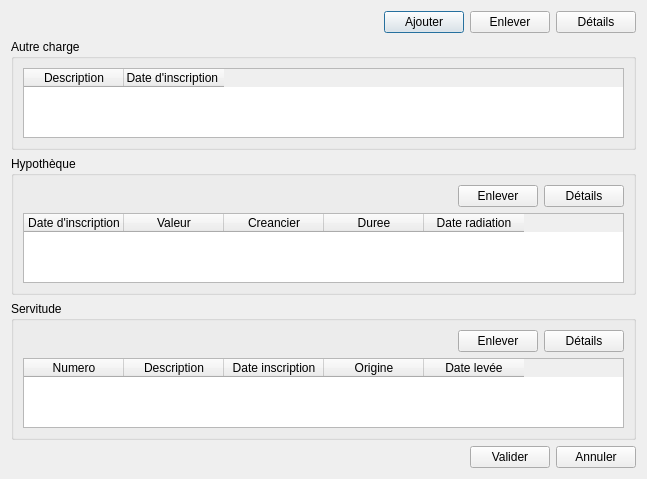
<?xml version="1.0" encoding="UTF-8"?>
<ui version="4.0">
 <class>Dialog</class>
 <widget class="QDialog" name="Dialog">
  <property name="geometry">
   <rect>
    <x>0</x>
    <y>0</y>
    <width>647</width>
    <height>468</height>
   </rect>
  </property>
  <property name="windowTitle">
   <string>Charge</string>
  </property>
  <property name="windowIcon">
   <iconset resource="../icons.qrc">
    <normaloff>:/std/icone/coins-icon.png</normaloff>:/std/icone/coins-icon.png</iconset>
  </property>
  <layout class="QVBoxLayout" name="verticalLayout_2">
   <item>
    <layout class="QVBoxLayout" name="verticalLayout">
     <item>
      <layout class="QHBoxLayout" name="horizontalLayout_2">
       <item>
        <spacer name="horizontalSpacer">
         <property name="orientation">
          <enum>Qt::Horizontal</enum>
         </property>
         <property name="sizeHint" stdset="0">
          <size>
           <width>40</width>
           <height>20</height>
          </size>
         </property>
        </spacer>
       </item>
       <item>
        <widget class="QPushButton" name="btnAjouter">
         <property name="text">
          <string>Ajouter</string>
         </property>
        </widget>
       </item>
       <item>
        <widget class="QPushButton" name="btnEnleverAutre">
         <property name="text">
          <string>Enlever</string>
         </property>
        </widget>
       </item>
       <item>
        <widget class="QPushButton" name="btnDetailsAutre">
         <property name="text">
          <string>Détails</string>
         </property>
        </widget>
       </item>
      </layout>
     </item>
     <item>
      <widget class="QGroupBox" name="groupBox">
       <property name="title">
        <string>Autre charge</string>
       </property>
       <layout class="QVBoxLayout" name="verticalLayout_5">
        <item>
         <widget class="QTableWidget" name="tableWidgetAutreCharge">
          <column>
           <property name="text">
            <string>Description</string>
           </property>
          </column>
          <column>
           <property name="text">
            <string>Date d'inscription </string>
           </property>
          </column>
         </widget>
        </item>
       </layout>
      </widget>
     </item>
     <item>
      <widget class="QGroupBox" name="groupBox_2">
       <property name="title">
        <string>Hypothèque</string>
       </property>
       <layout class="QVBoxLayout" name="verticalLayout_4">
        <item>
         <layout class="QHBoxLayout" name="horizontalLayout_4">
          <item>
           <spacer name="horizontalSpacer_3">
            <property name="orientation">
             <enum>Qt::Horizontal</enum>
            </property>
            <property name="sizeHint" stdset="0">
             <size>
              <width>40</width>
              <height>20</height>
             </size>
            </property>
           </spacer>
          </item>
          <item>
           <widget class="QPushButton" name="btnEnleverHypotheque">
            <property name="text">
             <string>Enlever</string>
            </property>
           </widget>
          </item>
          <item>
           <widget class="QPushButton" name="btnDetailsHypotheque">
            <property name="text">
             <string>Détails</string>
            </property>
           </widget>
          </item>
         </layout>
        </item>
        <item>
         <widget class="QTableWidget" name="tableWidgetHypotheque">
          <column>
           <property name="text">
            <string>Date d'inscription</string>
           </property>
          </column>
          <column>
           <property name="text">
            <string>Valeur</string>
           </property>
          </column>
          <column>
           <property name="text">
            <string>Creancier</string>
           </property>
          </column>
          <column>
           <property name="text">
            <string>Duree</string>
           </property>
          </column>
          <column>
           <property name="text">
            <string>Date radiation</string>
           </property>
          </column>
         </widget>
        </item>
       </layout>
      </widget>
     </item>
     <item>
      <widget class="QGroupBox" name="groupBox_3">
       <property name="title">
        <string>Servitude</string>
       </property>
       <layout class="QVBoxLayout" name="verticalLayout_3">
        <item>
         <layout class="QHBoxLayout" name="horizontalLayout_3">
          <item>
           <spacer name="horizontalSpacer_4">
            <property name="orientation">
             <enum>Qt::Horizontal</enum>
            </property>
            <property name="sizeHint" stdset="0">
             <size>
              <width>40</width>
              <height>20</height>
             </size>
            </property>
           </spacer>
          </item>
          <item>
           <widget class="QPushButton" name="btnEnleverServitude">
            <property name="text">
             <string>Enlever</string>
            </property>
           </widget>
          </item>
          <item>
           <widget class="QPushButton" name="btnDetailsServitude">
            <property name="text">
             <string>Détails</string>
            </property>
           </widget>
          </item>
         </layout>
        </item>
        <item>
         <widget class="QTableWidget" name="tableWidgetServitude">
          <column>
           <property name="text">
            <string>Numero</string>
           </property>
          </column>
          <column>
           <property name="text">
            <string>Description</string>
           </property>
          </column>
          <column>
           <property name="text">
            <string>Date inscription</string>
           </property>
          </column>
          <column>
           <property name="text">
            <string>Origine</string>
           </property>
          </column>
          <column>
           <property name="text">
            <string>Date levée</string>
           </property>
          </column>
         </widget>
        </item>
       </layout>
      </widget>
     </item>
     <item>
      <layout class="QHBoxLayout" name="horizontalLayout">
       <item>
        <spacer name="horizontalSpacer_2">
         <property name="orientation">
          <enum>Qt::Horizontal</enum>
         </property>
         <property name="sizeHint" stdset="0">
          <size>
           <width>40</width>
           <height>20</height>
          </size>
         </property>
        </spacer>
       </item>
       <item>
        <widget class="QPushButton" name="btnValider">
         <property name="text">
          <string>Valider</string>
         </property>
        </widget>
       </item>
       <item>
        <widget class="QPushButton" name="btnAnnuler">
         <property name="text">
          <string>Annuler</string>
         </property>
        </widget>
       </item>
      </layout>
     </item>
    </layout>
   </item>
  </layout>
 </widget>
 <resources>
  <include location="../icons.qrc"/>
 </resources>
 <connections/>
</ui>
